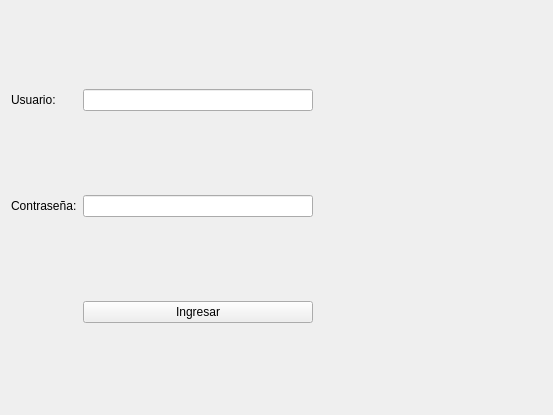
<?xml version="1.0" encoding="UTF-8"?>
<ui version="4.0">
 <class>Login</class>
 <widget class="QWidget" name="Login">
  <property name="geometry">
   <rect>
    <x>0</x>
    <y>0</y>
    <width>553</width>
    <height>415</height>
   </rect>
  </property>
  <property name="windowTitle">
   <string>Login</string>
  </property>
  <layout class="QGridLayout" name="gridLayout">
   <item row="1" column="1">
    <widget class="QLineEdit" name="leClave">
     <property name="echoMode">
      <enum>QLineEdit::EchoMode::Password</enum>
     </property>
    </widget>
   </item>
   <item row="1" column="0">
    <widget class="QLabel" name="lClave">
     <property name="text">
      <string>Contraseña:</string>
     </property>
    </widget>
   </item>
   <item row="0" column="1">
    <widget class="QLineEdit" name="leUsuario"/>
   </item>
   <item row="0" column="0">
    <widget class="QLabel" name="lUsuario">
     <property name="text">
      <string>Usuario:</string>
     </property>
    </widget>
   </item>
   <item row="2" column="2">
    <spacer name="horizontalSpacer">
     <property name="orientation">
      <enum>Qt::Orientation::Horizontal</enum>
     </property>
     <property name="sizeHint" stdset="0">
      <size>
       <width>40</width>
       <height>20</height>
      </size>
     </property>
    </spacer>
   </item>
   <item row="2" column="1">
    <widget class="QPushButton" name="pbIngresar">
     <property name="text">
      <string>Ingresar</string>
     </property>
    </widget>
   </item>
  </layout>
 </widget>
 <resources/>
 <connections/>
</ui>
